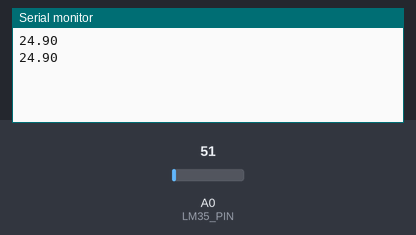
A sketch run on a simulated Arduino Uno, built with avr-gcc and run on an emulated ATmega328P. Parts: the last lines printed to the serial monitor. Inputs (shaded band) come from the test bench; at power-on: A0 (LM35_PIN) = 51.

Above: at 4.8 s.
4.9 s: A0 (LM35_PIN) set to 61
At 8.4 s:
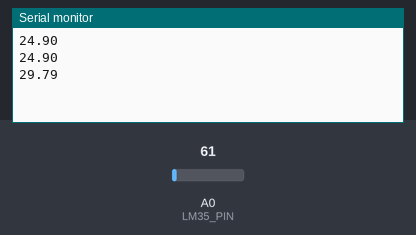
9.9 s: A0 (LM35_PIN) set to 71
At 12.6 s:
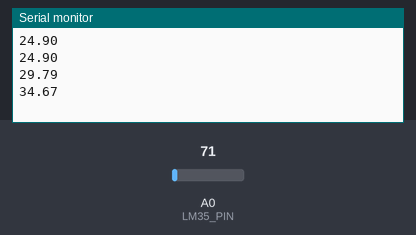
Timing chart, 0 to 14.1 s (numbered marks = the images above; inputs shaded):
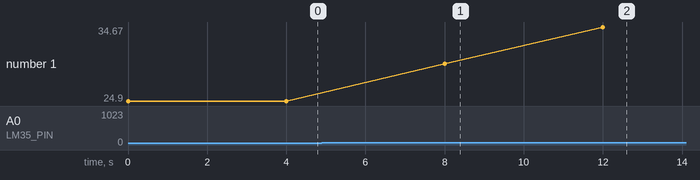

The sketch:

sketch_may13a.ino
```cpp
float tempC;
#define LM35_PIN 0

void setupLM35() {
}

void readLM35() {
  //Serial.println("***********  LM35  *********");
  tempC = analogRead(LM35_PIN);           //read the value from the sensor
  tempC = (5.0 * tempC * 100.0)/1024.0;  //convert the analog data to temperature
  //Serial.print("Temp C: ");
  Serial.println(tempC);             //send the data to the computer
  delay(1000);                           //wait one second before sending new data

}

void setup()
{
  Serial.begin(9600);
  setupLM35();
}

void loop()
{
  readLM35();
  delay(3000);
}
```

Measured:
- after the input at 4.9 s, the serial monitor: prints a new line after 3.1 s (image 1)
- after the input at 9.9 s, the serial monitor: prints a new line after 2.1 s (image 2)
- plotted number 1: 24.9 → 29.79 after the input at 4.9 s, 29.79 → 34.67 after the input at 9.9 s
